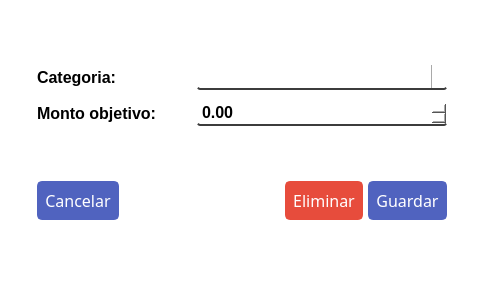
<?xml version="1.0" encoding="UTF-8"?>
<ui version="4.0">
 <class>dialogPresupuesto</class>
 <widget class="QDialog" name="dialogPresupuesto">
  <property name="geometry">
   <rect>
    <x>0</x>
    <y>0</y>
    <width>483</width>
    <height>284</height>
   </rect>
  </property>
  <property name="windowTitle">
   <string>Presupuesto</string>
  </property>
  <property name="styleSheet">
   <string notr="true">QPushButton {
	background-color: rgb(80, 99, 191);
	color: rgb(255, 255, 255);
	border: 2px solid rgb(80, 99, 191);
	border-radius: 5px;
	padding: 6px;
}

QPushButton:hover,
QPushButton:clicked{
	background-color: rgb(65, 84, 176);
	border: 2px solid rgb(65, 84, 176);
}


QDialog {
    background-color: rgb(255, 255, 255);
}


QComboBox, QDateEdit, QDoubleSpinBox, QLineEdit{
    border: none;
	border-bottom: 2px solid rgb(60, 60, 60);
    border-radius: 3px;
	background-color: white;
    padding: 1px 18px 1px 3px;
}

QComboBox::drop-down{
	subcontrol-origin: padding;
    subcontrol-position: top right;
    width: 15px;
    border-left-width: 1px;
    border-left-color: darkgray;
    border-left-style: solid; /* just a single line */
    border-top-right-radius: 3px; /* same radius as the QComboBox */
    border-bottom-right-radius: 3px;
}

QComboBox:on
{
    padding-top: 0px;
    padding-left: 0px;
}

QComboBox:!editable, QComboBox::drop-down:editable {
     background: white;
	color: black;
}

/* QComboBox gets the &quot;on&quot; state when the popup is open */
QComboBox:!editable:on, QComboBox::drop-down:editable:on {
    background: white;
	color:black;
}


#btnEliminar {
    background-color: #e74c3c;
	border: 2px solid #e74c3c;
}

#btnEliminar:hover {
    background-color: #c0392b;
}

QLineEdit{
	border: none;
	border-bottom: 2px solid rgb(60, 60, 60);
}

QLineEdit:focus{
	border-bottom: 2px solid rgb(103, 129, 255);
}</string>
  </property>
  <layout class="QGridLayout" name="gridLayout_2">
   <item row="0" column="1">
    <spacer name="verticalSpacer_3">
     <property name="orientation">
      <enum>Qt::Orientation::Vertical</enum>
     </property>
     <property name="sizeHint" stdset="0">
      <size>
       <width>20</width>
       <height>38</height>
      </size>
     </property>
    </spacer>
   </item>
   <item row="1" column="1" rowspan="2" colspan="2">
    <layout class="QVBoxLayout" name="verticalLayout_2">
     <property name="spacing">
      <number>5</number>
     </property>
     <item>
      <layout class="QVBoxLayout" name="verticalLayout">
       <property name="spacing">
        <number>1</number>
       </property>
       <item>
        <layout class="QHBoxLayout" name="horizontalLayout">
         <item>
          <widget class="QLabel" name="label">
           <property name="font">
            <font>
             <pointsize>12</pointsize>
             <bold>true</bold>
            </font>
           </property>
           <property name="text">
            <string>Categoria:</string>
           </property>
          </widget>
         </item>
         <item>
          <spacer name="horizontalSpacer">
           <property name="orientation">
            <enum>Qt::Orientation::Horizontal</enum>
           </property>
           <property name="sizeHint" stdset="0">
            <size>
             <width>40</width>
             <height>20</height>
            </size>
           </property>
          </spacer>
         </item>
         <item>
          <widget class="QComboBox" name="cmbCategoria">
           <property name="minimumSize">
            <size>
             <width>250</width>
             <height>0</height>
            </size>
           </property>
           <property name="font">
            <font>
             <pointsize>12</pointsize>
            </font>
           </property>
          </widget>
         </item>
        </layout>
       </item>
       <item>
        <spacer name="verticalSpacer">
         <property name="orientation">
          <enum>Qt::Orientation::Vertical</enum>
         </property>
         <property name="sizeHint" stdset="0">
          <size>
           <width>20</width>
           <height>10</height>
          </size>
         </property>
        </spacer>
       </item>
       <item>
        <layout class="QHBoxLayout" name="horizontalLayout_2">
         <item>
          <widget class="QLabel" name="label_2">
           <property name="font">
            <font>
             <pointsize>12</pointsize>
             <bold>true</bold>
            </font>
           </property>
           <property name="text">
            <string>Monto objetivo:</string>
           </property>
          </widget>
         </item>
         <item>
          <spacer name="horizontalSpacer_2">
           <property name="orientation">
            <enum>Qt::Orientation::Horizontal</enum>
           </property>
           <property name="sizeHint" stdset="0">
            <size>
             <width>40</width>
             <height>20</height>
            </size>
           </property>
          </spacer>
         </item>
         <item>
          <widget class="QDoubleSpinBox" name="dsbMontoObjetivo">
           <property name="minimumSize">
            <size>
             <width>250</width>
             <height>0</height>
            </size>
           </property>
           <property name="font">
            <font>
             <pointsize>12</pointsize>
             <bold>true</bold>
            </font>
           </property>
           <property name="maximum">
            <double>999999.000000000000000</double>
           </property>
           <property name="singleStep">
            <double>0.500000000000000</double>
           </property>
          </widget>
         </item>
        </layout>
       </item>
      </layout>
     </item>
     <item>
      <spacer name="verticalSpacer_2">
       <property name="orientation">
        <enum>Qt::Orientation::Vertical</enum>
       </property>
       <property name="sizeHint" stdset="0">
        <size>
         <width>20</width>
         <height>50</height>
        </size>
       </property>
      </spacer>
     </item>
     <item>
      <layout class="QGridLayout" name="gridLayout">
       <item row="0" column="1">
        <spacer name="horizontalSpacer_3">
         <property name="orientation">
          <enum>Qt::Orientation::Horizontal</enum>
         </property>
         <property name="sizeHint" stdset="0">
          <size>
           <width>40</width>
           <height>20</height>
          </size>
         </property>
        </spacer>
       </item>
       <item row="0" column="0">
        <widget class="QPushButton" name="btnCancelar">
         <property name="font">
          <font>
           <family>Adwaita Sans</family>
           <pointsize>12</pointsize>
           <bold>false</bold>
          </font>
         </property>
         <property name="text">
          <string>Cancelar</string>
         </property>
        </widget>
       </item>
       <item row="0" column="2">
        <layout class="QHBoxLayout" name="horizontalLayout_3">
         <item>
          <widget class="QPushButton" name="btnEliminar">
           <property name="font">
            <font>
             <family>Adwaita Sans</family>
             <pointsize>12</pointsize>
             <bold>false</bold>
            </font>
           </property>
           <property name="text">
            <string>Eliminar</string>
           </property>
          </widget>
         </item>
         <item>
          <widget class="QPushButton" name="btnGuardar">
           <property name="font">
            <font>
             <family>Adwaita Sans</family>
             <pointsize>12</pointsize>
             <bold>false</bold>
            </font>
           </property>
           <property name="text">
            <string>Guardar</string>
           </property>
          </widget>
         </item>
        </layout>
       </item>
      </layout>
     </item>
    </layout>
   </item>
   <item row="1" column="3">
    <spacer name="horizontalSpacer_4">
     <property name="orientation">
      <enum>Qt::Orientation::Horizontal</enum>
     </property>
     <property name="sizeHint" stdset="0">
      <size>
       <width>24</width>
       <height>20</height>
      </size>
     </property>
    </spacer>
   </item>
   <item row="2" column="0">
    <spacer name="horizontalSpacer_5">
     <property name="orientation">
      <enum>Qt::Orientation::Horizontal</enum>
     </property>
     <property name="sizeHint" stdset="0">
      <size>
       <width>24</width>
       <height>20</height>
      </size>
     </property>
    </spacer>
   </item>
   <item row="3" column="2">
    <spacer name="verticalSpacer_4">
     <property name="orientation">
      <enum>Qt::Orientation::Vertical</enum>
     </property>
     <property name="sizeHint" stdset="0">
      <size>
       <width>20</width>
       <height>38</height>
      </size>
     </property>
    </spacer>
   </item>
  </layout>
 </widget>
 <resources/>
 <connections/>
</ui>
